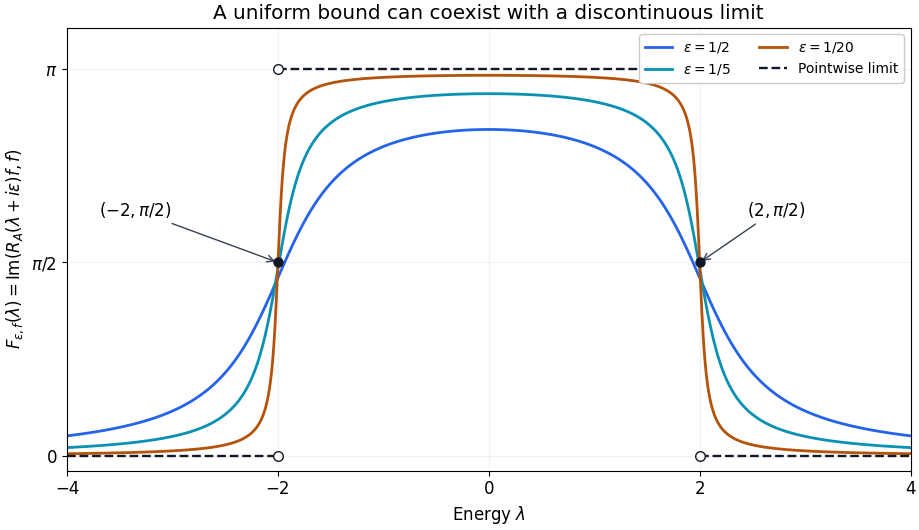

Source code (Python):
"""Reproduce the exact scalar model in Resolvents, domains and spectral density.

Original plotting source by GPT-6.1 Sol (OpenAI), October 2026. CC0.
The samples illustrate the proved formula; they do not prove the bound.
"""
from pathlib import Path
import argparse
import matplotlib
matplotlib.use('Agg')
import matplotlib.pyplot as plt
import numpy as np

def render(output):
    plt.rcParams.update({'font.size':12,'svg.fonttype':'none'})
    x=np.unique(np.r_[np.linspace(-4,4,2401),-2,2])
    fig,ax=plt.subplots(figsize=(9.2,5.3),layout='constrained')
    for eps,color,label in [(0.5,'#2563eb','1/2'),(0.2,'#0891b2','1/5'),(0.05,'#b45309','1/20')]:
        values=np.arctan((2-x)/eps)-np.arctan((-2-x)/eps)
        ax.plot(x,values,color=color,lw=2,label=r'$\varepsilon='+label+'$')
    for lo,hi,value in [(-4,-2,0),(-2,2,np.pi),(2,4,0)]:
        ax.plot([lo,hi],[value,value],color='#111827',ls='--',lw=1.7,
                label='Pointwise limit' if lo==-4 else None)
    ax.scatter([-2,-2,2,2],[0,np.pi,0,np.pi],facecolors='white',edgecolors='#111827',s=48,zorder=5)
    ax.scatter([-2,2],[np.pi/2,np.pi/2],color='#111827',s=42,zorder=6)
    ax.annotate(r'$(-2,\pi/2)$',(-2,np.pi/2),xytext=(-3.7,1.95),
                arrowprops={'arrowstyle':'->','color':'#374151'})
    ax.annotate(r'$(2,\pi/2)$',(2,np.pi/2),xytext=(2.45,1.95),
                arrowprops={'arrowstyle':'->','color':'#374151'})
    ax.set(xlim=(-4,4),ylim=(-0.12,3.48),xlabel=r'Energy $\lambda$',
           ylabel=r'$F_{\varepsilon,f}(\lambda)=\operatorname{Im}(R_A(\lambda+i\varepsilon)f,f)$',
           title='A uniform bound can coexist with a discontinuous limit')
    ax.set_yticks([0,np.pi/2,np.pi],['0',r'$\pi/2$',r'$\pi$'])
    ax.set_xticks([-4,-2,0,2,4]);ax.grid(alpha=.17)
    ax.legend(loc='upper right',ncol=2,fontsize=10,framealpha=1)
    fig.savefig(output)
    plt.close(fig)

if __name__=='__main__':
    parser=argparse.ArgumentParser();parser.add_argument('--output',type=Path)
    args=parser.parse_args()
    render(args.output or Path(__file__).with_suffix('.svg'))
